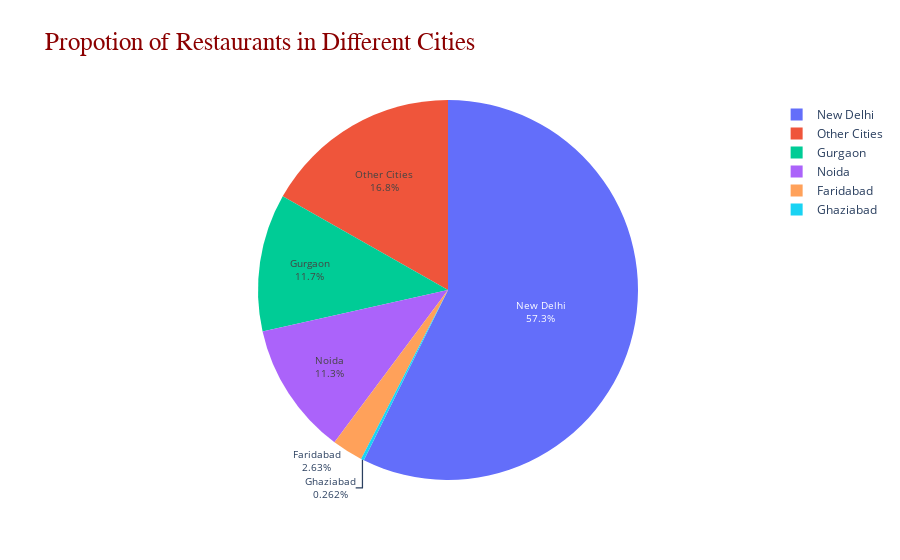

The cell this chart's notebook holds for it:
### Code cell
Restaurants_city=df_zomato["City"].value_counts().reset_index()
Restaurants_city["C_City"]=Restaurants_city.apply(lambda x:x["index"] if x["City"]>=25 else "Other Cities" ,axis=1)
Restaurants_city.rename(columns={"City":"Count","C_City":"City"},inplace=True)
Final_Restaurants_city=Restaurants_city.groupby("City").agg(Count=("Count","sum"))


# Creating Piechart for proportion of countries: 


fig1 = go.Figure(data = go.Pie(values = Final_Restaurants_city["Count"], 
                               labels = Final_Restaurants_city.index,
                               customdata = Final_Restaurants_city["Count"],
                               hovertemplate ="%{label}<br>Restaurant Count:%{customdata}",
                               direction = 'counterclockwise'
                           ))

fig1.update_traces(textinfo='label+percent' ,textfont_size=10 )
fig1.update_layout(title_text = 'Propotion of Restaurants in Different Cities',title_font = dict(size=25,family='Verdana', 
                                     color='darkred'))

fig1.show()

### Figure 1 — Plotly figure (JSON) as saved in the notebook; plotly's stock layout.template omitted (floating-point values rounded to 4 significant figures)
{"data": [{"customdata": [251, 25, 1118, 5473, 1080, 1604], "direction": "counterclockwise", "hovertemplate": "%{label}<br>Restaurant Count:%{customdata}", "labels": ["Faridabad", "Ghaziabad", "Gurgaon", "New Delhi", "Noida", "Other Cities"], "textfont": {"size": 10}, "textinfo": "label+percent", "type": "pie", "values": [251, 25, 1118, 5473, 1080, 1604]}], "layout": {"title": {"font": {"color": "darkred", "family": "Verdana", "size": 25}, "text": "Propotion of Restaurants in Different Cities"}}}
